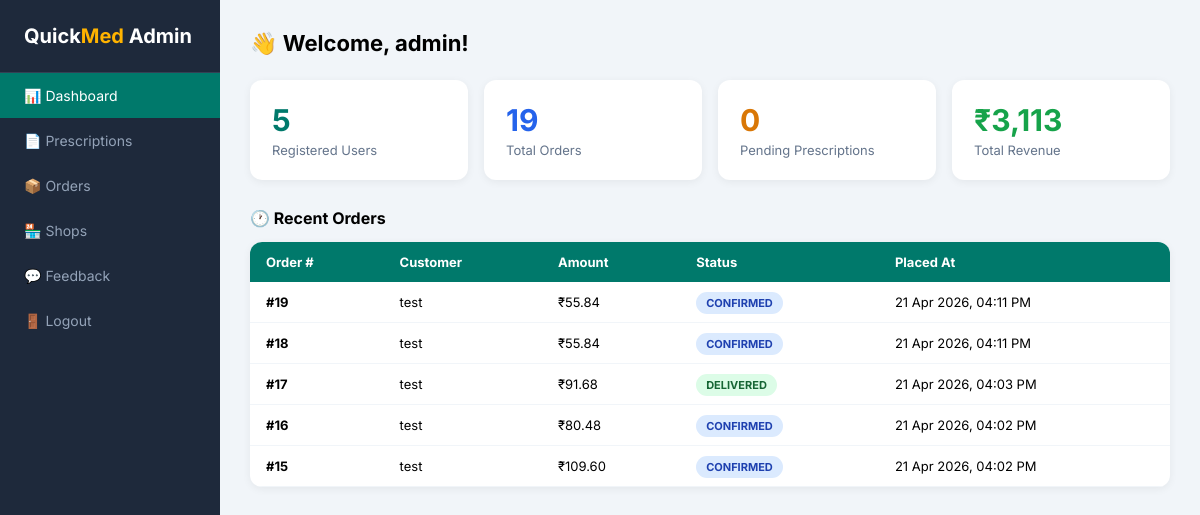
The app's page /admin/dashboard.php (signed in), older data.
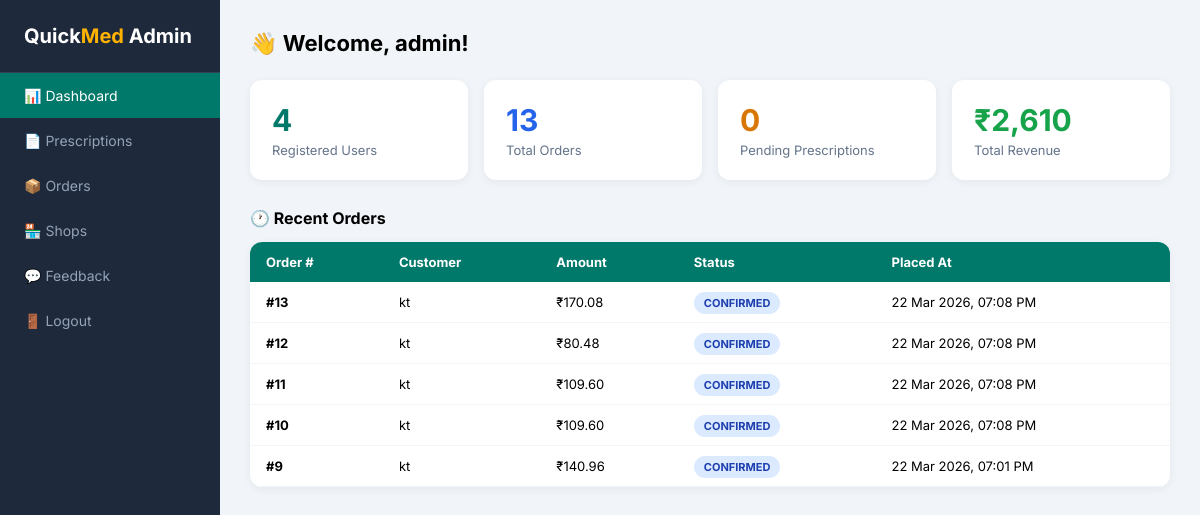
The same page, newer data.
### tables this page shows
CREATE TABLE `orders` (
  `id` int(11) NOT NULL,
  `user_id` int(11) NOT NULL,
  `shop_id` int(11) DEFAULT NULL,
  `prescription_id` int(11) DEFAULT NULL,
  `subtotal` decimal(10,2) NOT NULL,
  `cgst` decimal(10,2) DEFAULT 0.00,
  `sgst` decimal(10,2) DEFAULT 0.00,
  `delivery_fee` decimal(10,2) DEFAULT 20.00,
  `grand_total` decimal(10,2) NOT NULL,
  `delivery_address` text NOT NULL,
  `status` enum('pending','rx_pending','confirmed','dispatched','delivered','cancelled') DEFAULT 'pending',
  `placed_at` timestamp NOT NULL DEFAULT current_timestamp(),
  `updated_at` timestamp NOT NULL DEFAULT current_timestamp() ON UPDATE current_timestamp()
);

CREATE TABLE `users` (
  `id` int(11) NOT NULL,
  `full_name` varchar(100) NOT NULL,
  `email` varchar(100) NOT NULL,
  `phone` varchar(15) DEFAULT NULL,
  `password` varchar(255) NOT NULL,
  `address` text DEFAULT NULL,
  `created_at` timestamp NOT NULL DEFAULT current_timestamp()
);

### admin/dashboard.php (the view, shortened to what this page needs)
<?php
require '../includes/db.php';
$total_users   = $conn->query("SELECT COUNT(*) as c FROM users")->fetch_assoc()['c'];
$total_orders  = $conn->query("SELECT COUNT(*) as c FROM orders")->fetch_assoc()['c'];
$pending_rx    = $conn->query("SELECT COUNT(*) as c FROM prescriptions WHERE status='pending'")->fetch_assoc()['c'];
$total_revenue  = $conn->query("SELECT SUM(grand_total) as t FROM orders WHERE status != 'cancelled'")->fetch_assoc()['t'] ?? 0;
$recent = $conn->query("
    SELECT o.id, o.status, o.grand_total, o.placed_at, u.full_name
    FROM orders o JOIN users u ON o.user_id = u.id
    ORDER BY o.placed_at DESC LIMIT 5
");
?>
<!DOCTYPE html>
<html lang="en">
<head>
</head>
<body>
<div class="sidebar">
    <div class="logo">Quick<span>Med</span> Admin</div>
    <a href="dashboard.php" class="active">📊 Dashboard</a>
    <a href="view_prescriptions.php" >
        📄 Prescriptions
    </a>
    <a href="manage_orders.php" >📦 Orders</a>
    <a href="manage_shops.php" >🏪 Shops</a>
    <a href="view_feedback.php" >
        💬 Feedback
    </a>
    <a href="logout.php">🚪 Logout</a>
</div>
<div class="main">
    <div class="welcome">👋 Welcome, <?= htmlspecialchars($_SESSION['admin_name']) ?>!</div>
    <div class="stats">
        <div class="stat teal">
            <div class="num"><?= $total_users ?></div>
            <div class="label">Registered Users</div>
        </div>
        <div class="stat blue">
            <div class="num"><?= $total_orders ?></div>
            <div class="label">Total Orders</div>
        </div>
        <div class="stat amber">
            <div class="num"><?= $pending_rx ?></div>
            <div class="label">Pending Prescriptions</div>
        </div>
        <div class="stat green">
            <div class="num">₹<?= number_format($total_revenue, 0) ?></div>
            <div class="label">Total Revenue</div>
        </div>
    </div>
    <h3>🕐 Recent Orders</h3>
    <table>
        <thead>
            <tr><th>Order #</th><th>Customer</th><th>Amount</th><th>Status</th><th>Placed At</th></tr>
        </thead>
        <tbody>
        <?php while ($o = $recent->fetch_assoc()): ?>
            <tr>
                <td><strong>#<?= $o['id'] ?></strong></td>
                <td><?= htmlspecialchars($o['full_name']) ?></td>
                <td>₹<?= number_format($o['grand_total'], 2) ?></td>
                <td><span class="badge <?= $o['status'] ?>"><?= ucfirst(str_replace('_',' ',$o['status'])) ?></span></td>
                <td><?= date('d M Y, h:i A', strtotime($o['placed_at'])) ?></td>
            </tr>
        <?php endwhile; ?>
        </tbody>
    </table>
</div>
</body>
</html>

Row changes from the older to the newer data that the page shows:
removed orders: id "19", user.full_name "test", grand_total "55.84", status "CONFIRMED", placed_at "21 Apr 2026, 04:11 PM"
removed orders: id "18", user.full_name "test", grand_total "55.84", status "CONFIRMED", placed_at "21 Apr 2026, 04:11 PM"
removed orders: id "17", user.full_name "test", grand_total "91.68", status "DELIVERED", placed_at "21 Apr 2026, 04:03 PM"
removed orders: id "16", user.full_name "test", grand_total "80.48", status "CONFIRMED", placed_at "21 Apr 2026, 04:02 PM"
removed orders: id "15", user.full_name "test", grand_total "109.60", status "CONFIRMED", placed_at "21 Apr 2026, 04:02 PM"
now on this page (row unchanged): orders: id "13", user.full_name "kt", grand_total "170.08", status "CONFIRMED", placed_at "22 Mar 2026, 07:08 PM"
now on this page (row unchanged): orders: id "12", user.full_name "kt", grand_total "80.48", status "CONFIRMED", placed_at "22 Mar 2026, 07:08 PM"
now on this page (row unchanged): orders: id "11", user.full_name "kt", grand_total "109.60", status "CONFIRMED", placed_at "22 Mar 2026, 07:08 PM"
now on this page (row unchanged): orders: id "10", user.full_name "kt", grand_total "109.60", status "CONFIRMED", placed_at "22 Mar 2026, 07:08 PM"
now on this page (row unchanged): orders: id "9", user.full_name "kt", grand_total "140.96", status "CONFIRMED", placed_at "22 Mar 2026, 07:01 PM"
Text that changed along with them:
$total_users: "5" → "4"
$total_orders: "19" → "13"
$total_revenue: "3,113" → "2,610"
